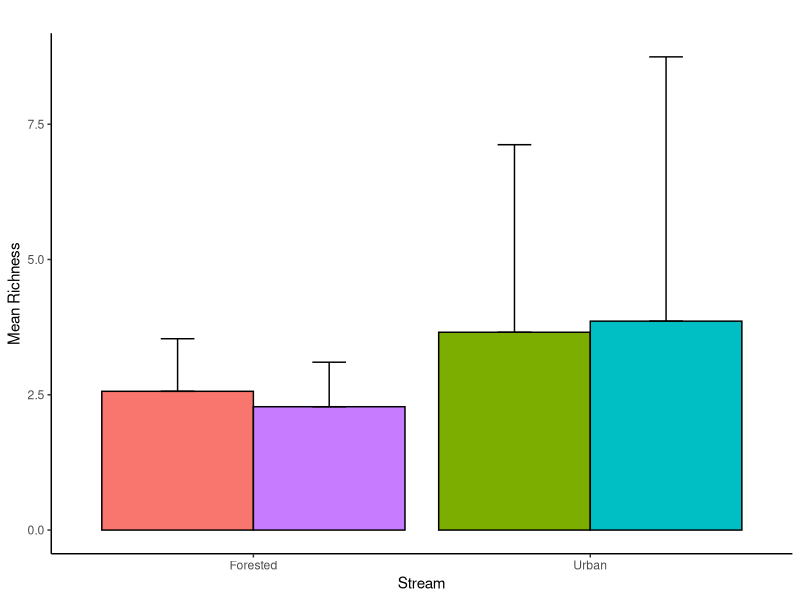
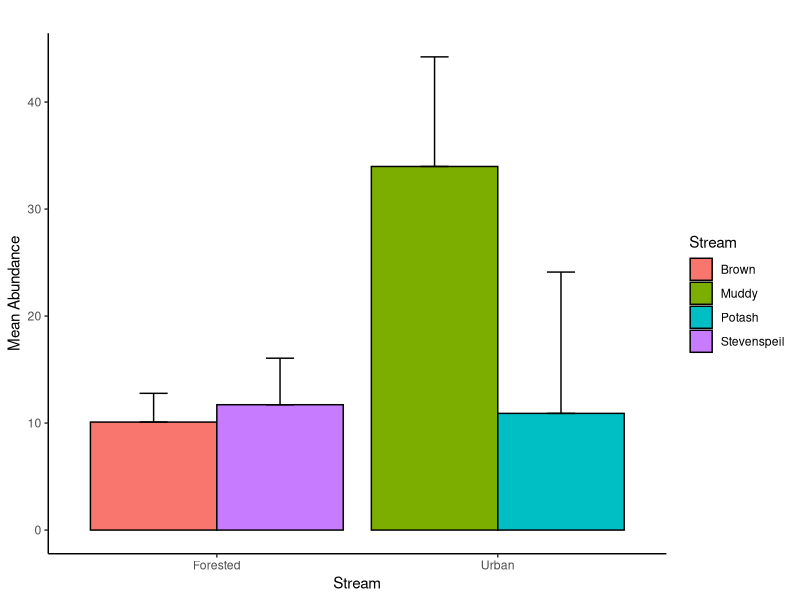
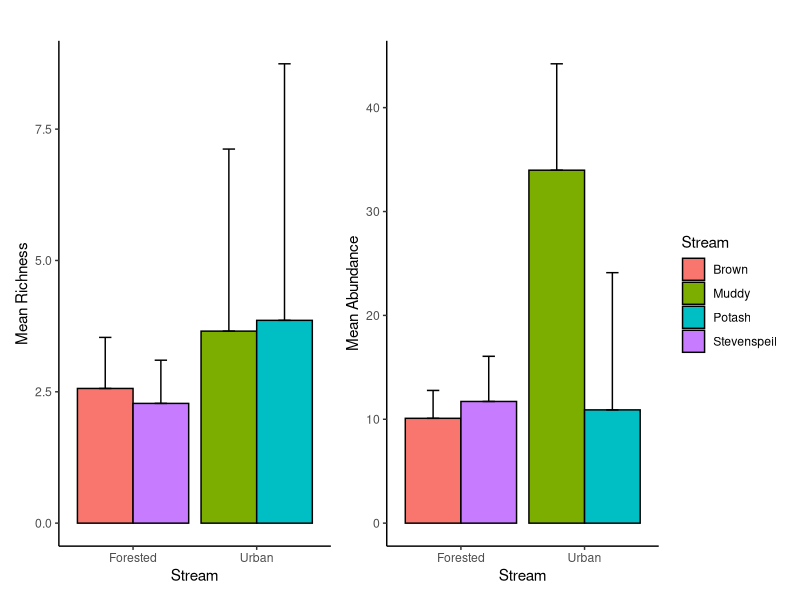

These charts were generated, in order, by the following R code:




library(readxl)
library(dplyr)
library(ggplot2)
library(patchwork)

data <- read_excel('2023 Maya Thomson/Sum_Stream_Data.xlsx', sheet = 'Macros')
head(data,6)


result <- data %>%
  group_by(Stream, Pack) %>%
  reframe(
    Mean = n_distinct(Family),
    Subtraction_Result = first(Weight_final),
    Mean_Divided = Mean / Weight_final)
result


# Summarize by stream
summary_richness <- result %>%
  group_by(Stream) %>%
  summarise(Mean_Fam_richness = mean(Mean_Divided),
            SD_Fam_richness = sd(Mean_Divided))


# Create a new column for grouping
summary_richness$Group <- ifelse(summary_richness$Stream %in% 
                                   c("Brown", "Stevenspeil"), "Forested", "Urban")

# Create barplot
p_c <- ggplot(summary_richness, aes(x = Group, y = Mean_Fam_richness, fill = Stream)) +
  geom_bar(stat = "identity", position = "dodge", color = "black") +
  geom_errorbar(aes(ymin = Mean_Fam_richness, ymax = Mean_Fam_richness + SD_Fam_richness),
                position = position_dodge(0.9), width = 0.2) +
  labs(title = "",
       x = "Stream",
       y = "Mean Richness") +
  theme_classic() +
  theme(legend.position = "none")
  

p_c





# Assuming your_data is your dataset
result_abudance <- data %>%
  group_by(Stream, Pack) %>%
  reframe(Abundance = n(),
    Subtraction_Result = first(Weight_final),
    Abundance_Divided = Abundance / Weight_final) %>%
  print()


# Calculate mean and standard deviation for each stream
summary_abundance <- result_abudance %>%
  group_by(Stream) %>%
  summarize(mean_abundance = mean(Abundance_Divided),
            sd_abundance = sd(Abundance_Divided))


# Create a new column for grouping
summary_abundance$Group <- ifelse(summary_abundance$Stream %in% 
                                    c("Brown", "Stevenspeil"), "Forested", "Urban")

# Create barplot for abundance
q_c <- ggplot(summary_abundance, aes(x = Group, y = mean_abundance, fill = Stream)) +
  geom_bar(stat = "identity", position = "dodge", color = "black") +
  geom_errorbar(aes(ymin = mean_abundance, ymax = mean_abundance + sd_abundance),
                position = position_dodge(0.9), width = 0.2) +
  labs(title = "",
       x = "Stream",
       y = "Mean Abundance") +
  theme_classic()

q_c



p_c + q_c
